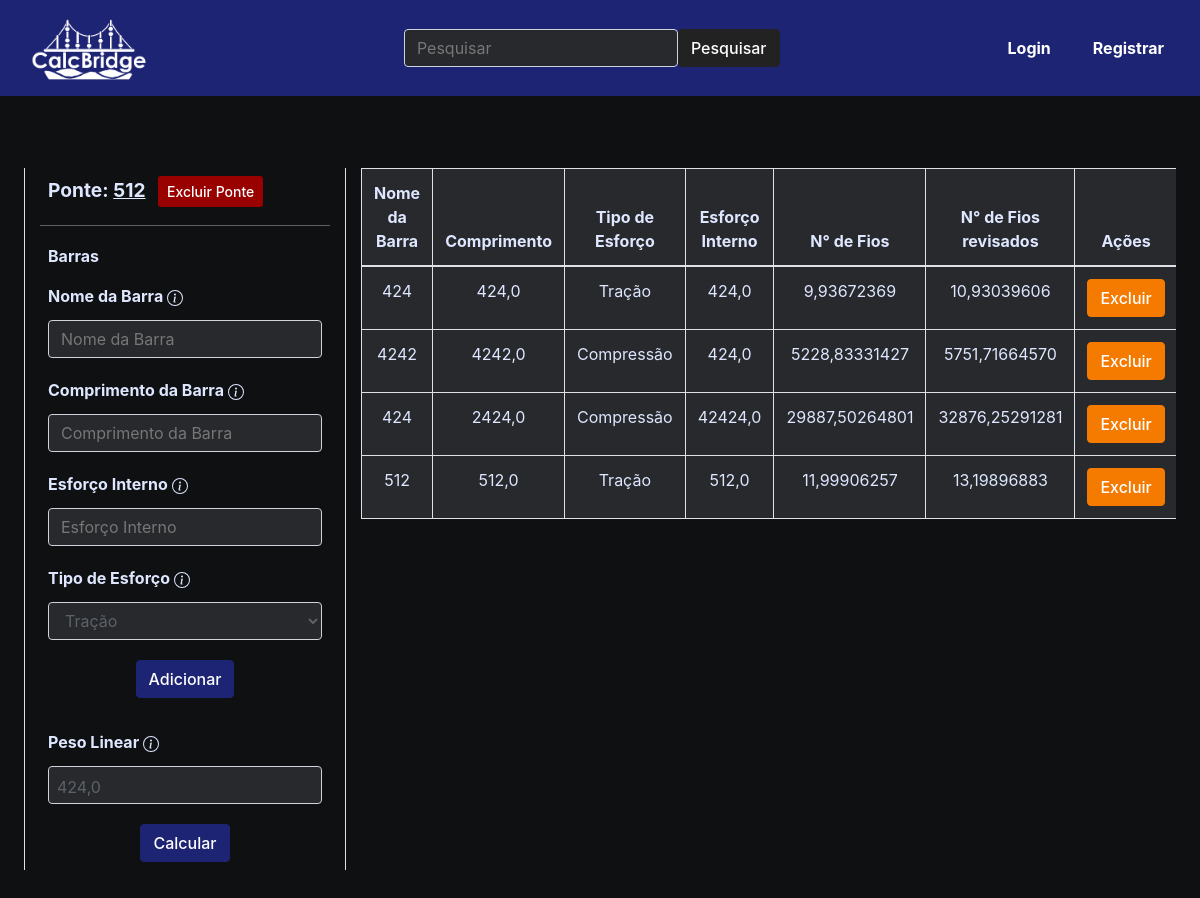
Page /ponte/victor/20/ on the committed database.
### ponte/models.py (models this page shows, shortened)
class Ponte(models.Model):
    autor = models.ForeignKey(User, on_delete=models.CASCADE)
    nome_ponte = models.CharField(max_length=50)
    peso_linear = models.FloatField(null=True, blank=True)
    peso_metade = models.FloatField(null=True, blank=True)
    slug = models.SlugField(unique=True, blank=True, null=True)
    created_at = models.DateTimeField(auto_now_add=True)
    updated_at = models.DateTimeField(auto_now=True)
    cover = models.ImageField(upload_to='ponte/covers/%Y/%m/%d/', default='', blank=True)

class Barra(models.Model):
    ponte = models.ForeignKey(Ponte, on_delete=models.CASCADE, related_name='barras')
    nome = models.CharField(max_length=50)
    cm = models.FloatField(null=True)
    esforco_interno = models.FloatField(null=True)
    tipo = models.CharField(max_length=1, choices=tipos)
    n_fios = models.FloatField(null=True, blank=True)
    n_fios_revisados = models.FloatField(null=True, blank=True)
    created_at = models.DateTimeField(auto_now_add=True)
    updated_at = models.DateTimeField(auto_now=True)
    class Meta:
        verbose_name_plural = 'Barras'
    def calcular_numero_fios(self):
        if self.tipo == 'C':
            return math.sqrt((self.esforco_interno * (self.cm * 10) ** 2) / (27906 * 1 ** 4))
        elif self.tipo == 'T':
            return self.esforco_interno / 42.67
        else:
            return 0
    def calcular_numero_fios_revisados(self):
        numero_fios = self.calcular_numero_fios()
        numero_fios_revisados = numero_fios + (numero_fios * 0.1)
        return numero_fios_revisados

### ponte/views.py (the view)
# urls.py: path('ponte/<str:username>/<int:ponte_id>/', ponte_detail, name='ponte_detail'),
def ponte_detail(request, username, ponte_id):
    ponte = get_object_or_404(Ponte, id=ponte_id, autor__username=username)
    barras = Barra.objects.filter(ponte=ponte)
    resultado_total = calcular_resultado_total(request, username, ponte_id)
    return render(request, 'ponte/pages/resultados.html', {'ponte': ponte, 'barras': barras, 'resultado_total': resultado_total})

### ponte/views.py (called while the page is built)
def calcular_resultado_total(request, username, ponte_id):
    ponte = get_object_or_404(Ponte, id=ponte_id, autor__username=username)
    barras = Barra.objects.filter(ponte=ponte)
    resultado_total = 0
    for barra in barras:
        numero_fios = barra.calcular_numero_fios()
        numero_fios_revisados = barra.calcular_numero_fios_revisados()
        barra.n_fios = numero_fios
        barra.n_fios_revisados = numero_fios_revisados
        barra.save()
        resultado_barra = barra.cm * numero_fios_revisados
        resultado_total += resultado_barra
    ponte.peso_metade = resultado_total
    ponte.save()

### ponte/templates/ponte/pages/resultados.html (shortened to what this page needs)
{% extends 'global/base.html' %}
{% load static %}
{% block content %}
<br><br>
<div class="container-fluid d-flex flex-column">
  <div class="row p-4 d-flex justify-content-center">
    <div class="col-sm-auto text-left border-right border-left mb-3">
      {% include "ponte/partials/newbarra.html" %}
      {% include "ponte/partials/table.html" %}
    </div>
  </div>
{% endblock content %}

### ponte/templates/ponte/partials/newbarra.html (shortened to what this page needs)
<div class="font-weight-bold p-2" style="font-size: 1.2em;">Ponte:  <u>{{ ponte.nome_ponte }}</u>
    <form action="{% url 'excluir_ponte' ponte.autor.username ponte.id %}" method="post" style="display:inline;">
        <button type="submit" class="btn btn-sm ml-2" style="background-color: #990000; color: #ffffff;">Excluir Ponte</button>
    </form>
</div>
<div style="border-bottom: 1px solid #5d6269; margin-top: 10px; margin-bottom: 10px;"></div>
<div class="align-self-start font-weight-bold p-2">Barras</div>
<form id="addTodoForm"
    method="post"
    action="{% url 'adicionar_barra' username=ponte.autor.username ponte_id=ponte.id %}">
    <div class="align-self-center font-weight-bold p-2">
        <label for="nome-barra">Nome da Barra</label>
        <a tabindex="0"
            role="button"
            data-bs-toggle="popover"
            data-bs-trigger="focus"
            data-bs-content="Insira o nome da barra">
        </a>
        <input style="background-color: #27292c; color: #5d6269;"
            type="text"
            class="form-control mt-1 mb-1"
            id="nome-barra"
            name="nome-barra"
            placeholder="Nome da Barra" />
    </div>
    <div class="align-self-center font-weight-bold p-2">
        <label for="comprimento-barra">Comprimento da Barra</label>
        <a tabindex="0"
            role="button"
            data-bs-toggle="popover"
            data-bs-trigger="focus"
            data-bs-content="Insira o comprimento da Barra em CM">
        </a>
        <input style="background-color: #27292c; color: #5d6269;"
            type="text"
            class="form-control mt-1 mb-1"
            id="comprimento-barra"
            name="comprimento-barra"
            placeholder="Comprimento da Barra" />
    </div>
    <div class="align-self-center font-weight-bold p-2">
        <label for="esforco-interno">Esforço Interno</label>
        <a tabindex="0"
            role="button"
            data-bs-toggle="popover"
            data-bs-trigger="focus"
            data-bs-content="Informe o esforço interno">
        </a>
        <input style="background-color: #27292c; color: #5d6269;"
            type="text"
            class="form-control mt-1 mb-1"
            id="esforco-interno"
            name="esforco-interno"
            placeholder="Esforço Interno" />
    </div>
    <div class="align-self-center font-weight-bold p-2">
        <label for="tipo-esforco">Tipo de Esforço</label>
        <a tabindex="0"
            role="button"
            data-bs-toggle="popover"
            data-bs-trigger="focus"
            data-bs-content="Selecione o tipo de esforço.">
        </a>
        <select class="form-control mt-1 mb-1"
            id="tipo-esforco"
            name="tipo-esforco"
            style="background-color: #27292c; color: #5d6269;">
            <option value="T">Tração</option>
        </select>
    </div>
    <div class="align-self-center mb-3 p-2 d-flex justify-content-center">
        <button type="submit"
            class="btn btn-primary ">Adicionar</button>
    </div>
</form>
<form id="updateTodoForm"
    method="post"
    action="#">
    <div class="align-self-center font-weight-bold p-2">
        <label for="peso-linear">Peso Linear</label>
        <a tabindex="0"
            role="button"
            data-bs-toggle="popover"
            data-bs-trigger="focus"
            data-bs-content="O peso linear da ponte é especificado durante a sua criação">
        </a>
        <div style="background-color: #27292c; color: #5d6269;"
            class="form-control mt-1 mb-1 p-2"
            id="peso-linear">
            {{ ponte.peso_linear }}
        </div>
    </div>
    <div class="align-self-end p-2 d-flex justify-content-center">
        <form id="calcular-form"
            action="{% url 'calcular_resultado_total' ponte.autor.username ponte.id %}"
            method="post">
            <button type="button"
                class="btn btn-primary"
                data-bs-toggle="modal"
                data-bs-target="#exampleModal">
                Calcular
            </button>
        </form>
    </div>
</form>
</div>

### ponte/templates/ponte/partials/table.html (shortened to what this page needs)
<div class="col-sm mx-auto text-center table-responsive">
    <table class="table table-bordered" style="background-color: #27292c; color: #dee7ff;">
        <thead>
            <tr>
                <th scope="col">Nome da Barra</th>
                <th scope="col">Comprimento</th>
                <th scope="col">Tipo de Esforço</th>
                <th scope="col">Esforço Interno</th>
                <th scope="col">N° de Fios</th>
                <th scope="col">N° de Fios revisados</th>
                <th scope="col">Ações</th>
            </tr>
        </thead>
        <tbody>
            {% for barra in barras %}
            <tr>
                <td class="text-center">{{ barra.nome }}</td>
                <td class="text-center">{{ barra.cm }}</td>
                <td class="text-center">
                    {% if barra.tipo == "T" %}
                        Tração
                    {% elif barra.tipo == "C" %}
                        Compressão
                    {% else %}
                        {{ barra.tipo }}
                    {% endif %}
                </td>
                <td class="text-center">{{ barra.esforco_interno }}</td>
                <td class="text-center">{{ barra.calcular_numero_fios|floatformat:"8" }}</td>
                <td class="text-center">{{ barra.calcular_numero_fios_revisados|floatformat:"8" }}</td>
                <td class="text-center">
                    <form method="post" action="{% url 'excluir_barra' username=ponte.autor.username ponte_id=ponte.id barra_id=barra.id %}">
                        <button class="btn btn-danger" type="submit">Excluir</button>
                    </form>
                </td>
            </tr>
            {% endfor %}
        </tbody>
    </table>
</div>

### rows in the picture
Ponte: nome_ponte "512", peso_linear "424,0"
Barra: nome "424", cm "424,0", shows "Tração", esforco_interno "424,0", calcular_numero_fios "9,93672369", calcular_numero_fios_revisados "10,93039606"
Barra: nome "4242", cm "4242,0", shows "Compressão", esforco_interno "424,0", calcular_numero_fios "5228,83331427", calcular_numero_fios_revisados "5751,71664570"
Barra: nome "424", cm "2424,0", shows "Compressão", esforco_interno "42424,0", calcular_numero_fios "29887,50264801", calcular_numero_fios_revisados "32876,25291281"
Barra: nome "512", cm "512,0", shows "Tração", esforco_interno "512,0", calcular_numero_fios "11,99906257", calcular_numero_fios_revisados "13,19896883"
